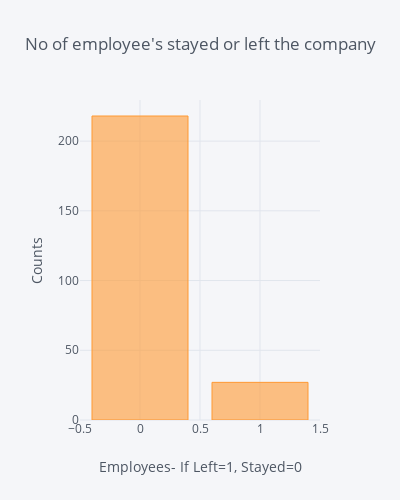

Notebook code cell kept with this figure:
### Markdown cell above
## Dependent variable distribution.

### Code cell
#No of people left the company(Our target column)

#Counts of the People left the company
print(train['Left_Company'].value_counts().head(10))

#Visualizing the same value counts.
train['Left_Company'].value_counts().iplot(kind='bar', yTitle="Counts",
                                           xTitle="Employees- If Left=1, Stayed=0", title="No of employee's stayed or left the company",
                                 dimensions=(400,500))
print("------------------------------------------------------------------------------------------------------------------------------")

### Figure 1 — Plotly figure (JSON) as saved in the notebook; plotly's stock layout.template omitted (floating-point values rounded to 4 significant figures)
{"data": [{"marker": {"color": "rgba(255, 153, 51, 0.6)", "line": {"color": "rgba(255, 153, 51, 1.0)", "width": 1}}, "name": "Left_Company", "orientation": "v", "text": "", "type": "bar", "uid": "4b1fe05c-eb5f-4ca6-8851-3899cfb5044d", "x": [0, 1], "y": [218, 27]}], "layout": {"height": 500, "legend": {"bgcolor": "#F5F6F9", "font": {"color": "#4D5663"}}, "paper_bgcolor": "#F5F6F9", "plot_bgcolor": "#F5F6F9", "title": {"font": {"color": "#4D5663"}, "text": "No of employee's stayed or left the company"}, "width": 400, "xaxis": {"autorange": true, "gridcolor": "#E1E5ED", "range": [-0.5, 1.5], "showgrid": true, "tickfont": {"color": "#4D5663"}, "title": {"font": {"color": "#4D5663"}, "text": "Employees- If Left=1, Stayed=0"}, "type": "linear", "zerolinecolor": "#E1E5ED"}, "yaxis": {"autorange": true, "gridcolor": "#E1E5ED", "range": [0, 229.5], "showgrid": true, "tickfont": {"color": "#4D5663"}, "title": {"font": {"color": "#4D5663"}, "text": "Counts"}, "type": "linear", "zerolinecolor": "#E1E5ED"}}}
